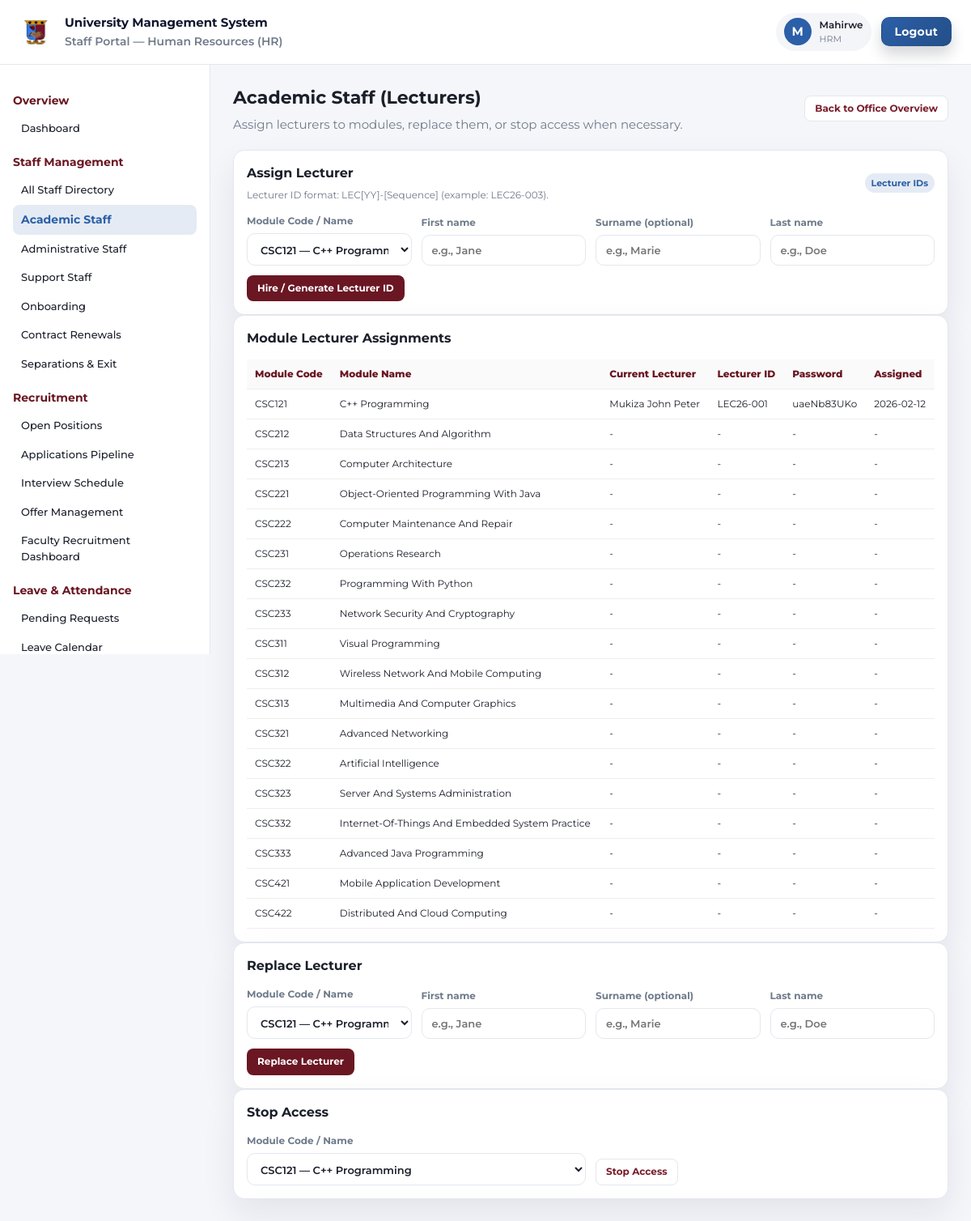
The page /dashboard/staff/HRM/academic-staff/ (signed in) on the database its author committed.
### dashboard/models.py (models this page shows, shortened)
class StaffProfile(models.Model):
    user = models.OneToOneField(
        settings.AUTH_USER_MODEL,
        on_delete=models.CASCADE,
        related_name="staffprofile",
    )
    staff_id = models.CharField(max_length=20, unique=True)
    office_code = models.CharField(max_length=3, choices=OFFICE_CHOICES)
    issue_year = models.PositiveIntegerField()
    sequence = models.PositiveIntegerField()
    first_name = models.CharField(max_length=100, blank=True, default="")
    surname = models.CharField(max_length=100, blank=True, default="")
    last_name = models.CharField(max_length=100, blank=True, default="")
    full_name = models.CharField(max_length=200)
    assigned_password = models.CharField(max_length=64, blank=True, default="")
    is_active = models.BooleanField(default=True)
    deactivated_at = models.DateTimeField(null=True, blank=True)
    created_at = models.DateTimeField(auto_now_add=True)
    class Meta:
        constraints = [
            models.UniqueConstraint(
                fields=["office_code", "issue_year", "sequence"],
                name="uniq_staff_sequence_per_office_year",
            )
        ]
        indexes = [
            models.Index(fields=["office_code", "issue_year"]),
        ]

class LecturerProfile(models.Model):
    user = models.OneToOneField(
        settings.AUTH_USER_MODEL,
        on_delete=models.CASCADE,
        related_name="lecturerprofile",
    )
    lecturer_id = models.CharField(max_length=20, unique=True)
    module_code = models.CharField(max_length=10, choices=MODULE_CHOICES)
    module_name = models.CharField(max_length=200)
    issue_year = models.PositiveIntegerField()
    sequence = models.PositiveIntegerField()
    first_name = models.CharField(max_length=100, blank=True, default="")
    surname = models.CharField(max_length=100, blank=True, default="")
    last_name = models.CharField(max_length=100, blank=True, default="")
    full_name = models.CharField(max_length=200)
    assigned_password = models.CharField(max_length=64, blank=True, default="")
    is_active = models.BooleanField(default=True)
    deactivated_at = models.DateTimeField(null=True, blank=True)
    created_at = models.DateTimeField(auto_now_add=True)
    class Meta:
        constraints = [
            models.UniqueConstraint(
                fields=["module_code", "issue_year", "sequence"],
                name="uniq_lecturer_sequence_per_module_year",
            )
        ]
        indexes = [
            models.Index(fields=["module_code", "issue_year"]),
        ]

### dashboard/views/staff.py (the view, shortened to what this page needs)
# urls.py: path('staff/<str:office_code>/<slug:module_slug>/', staff_office_module, name='staff_office_module'),
@login_required
def staff_office_module(request, office_code, module_slug):
    staff_profile, response = _require_staff_access(request, office_code)
    if response is not None:
        return response
    office_code = (office_code or "").strip().upper()
    office_map = dict(OFFICE_CHOICES)
    modules = _get_office_modules(office_code)
    module = next((m for m in modules if m["slug"] == module_slug), None)
    if module is None:
        raise Http404("Unknown module")
    if office_code == "HRM" and module_slug == "academic-staff":
        module_rows = []
        for code, label in MODULE_CHOICES:
            active_lecturer = _get_active_lecturer(code)
            module_rows.append(
                {
                    "code": code,
                    "name": label,
                    "lecturer": active_lecturer,
                }
            )
        return render(
            request,
            "dashboard/staff/hrm_academic_staff.html",
            {
                "current_page": f"staff.module.{module_slug}",
                "office_code": office_code,
                "office_label": office_map[office_code],
                "office_purpose": OFFICE_PURPOSE.get(office_code, ""),
                "office_modules": modules,
                "module": module,
                "module_rows": module_rows,
                "module_choices": MODULE_CHOICES,
                "lecturer_hire_result": request.session.pop("lecturer_hire_result", None),
                "lecturer_hire_error": request.session.pop("lecturer_hire_error", None),
                "lecturer_action": request.session.pop("lecturer_action", None),
                "staff_id": staff_profile.staff_id,
                "staff_name": staff_profile.full_name or request.user.first_name or request.user.username,
            },
        )

### dashboard/context_processors.py (called while the page is built)
def _portal_code_from_path(path: str) -> str:
    path = (path or "").lower()
    if path.startswith("/dashboard/student/") or path.startswith("/dashboard/applicant/"):
        return "student"
    if path.startswith("/dashboard/lecturer/"):
        return "lecturer"
    if path.startswith("/dashboard/staff/"):
        return "staff"
    if path.startswith("/dashboard/admin/"):
        return "admin"
    return ""

### dashboard/views/staff.py (called while the page is built)
def _is_staff(user):
    profile = getattr(user, "userprofile", None)
    return bool(profile and profile.role == "staff")

def _get_office_modules(office_code: str):
    office_code = (office_code or "").strip().upper()
    return OFFICE_MODULES.get(office_code, [])

def _get_active_lecturer(module_code: str):
    return (
        LecturerProfile.objects.select_related("user")
        .filter(module_code=module_code, is_active=True)
        .order_by("-created_at")
        .first()
    )

def _require_staff_access(request, office_code: str):
    if not _is_staff(request.user):
        return None, redirect("home")
    staff_profile = getattr(request.user, "staffprofile", None)
    if staff_profile is None:
        return None, redirect("home")
    if not staff_profile.is_active or not request.user.is_active:
        return None, redirect("home")
    office_code = (office_code or "").strip().upper()
    office_map = dict(OFFICE_CHOICES)
    if office_code not in office_map:
        raise Http404("Unknown office")
    if staff_profile.office_code != office_code:
        return staff_profile, redirect("staff_office_dashboard", office_code=staff_profile.office_code)
    return staff_profile, None

### dashboard/templates/dashboard/staff/hrm_academic_staff.html (shortened to what this page needs)
{% extends "dashboard/staff/base.html" %}
{% block main %}
  <section class="page-header">
    <div>
      <h1>Academic Staff (Lecturers)</h1>
      <p>Assign lecturers to modules, replace them, or stop access when necessary.</p>
    </div>
    <div class="quick-actions">
      <a class="ghost-btn" href="{% url 'staff_office_dashboard' office_code=office_code %}">Back to Office Overview</a>
    </div>
  </section>
  <section class="panel">
    <div class="panel-header">
      <div>
        <h2>Assign Lecturer</h2>
        <p class="panel-sub">Lecturer ID format: LEC[YY]-[Sequence] (example: LEC26-003).</p>
      </div>
      <span class="panel-pill">Lecturer IDs</span>
    </div>
    <form class="inline-form" method="post" action="{% url 'staff_office_module' office_code=office_code module_slug=module.slug %}">
      <div class="form-grid">
        <label class="form-field" for="module-code-hire">
          Module Code / Name
          <select class="input" id="module-code-hire" name="module_code" required>
            {% for code, name in module_choices %}
              <option value="{{ code }}">{{ code }} — {{ name }}</option>
            {% endfor %}
          </select>
        </label>
        <label class="form-field" for="first-name-hire">
          First name
          <input class="input" id="first-name-hire" type="text" name="first_name" placeholder="e.g., Jane" required>
        </label>
        <label class="form-field" for="surname-hire">
          Surname (optional)
          <input class="input" id="surname-hire" type="text" name="surname" placeholder="e.g., Marie">
        </label>
        <label class="form-field" for="last-name-hire">
          Last name
          <input class="input" id="last-name-hire" type="text" name="last_name" placeholder="e.g., Doe" required>
        </label>
        <button class="primary-btn form-action-btn" type="submit">Hire / Generate Lecturer ID</button>
      </div>
    </form>
  </section>
  <section class="panel">
    <div class="panel-header">
      <h2>Module Lecturer Assignments</h2>
    </div>
    <div class="table-wrap">
      <table class="dashboard-table">
        <thead>
          <tr>
            <th>Module Code</th>
            <th>Module Name</th>
            <th>Current Lecturer</th>
            <th>Lecturer ID</th>
            <th>Password</th>
            <th>Assigned</th>
          </tr>
        </thead>
        <tbody>
          {% for row in module_rows %}
            <tr>
              <td>{{ row.code }}</td>
              <td>{{ row.name }}</td>
              <td>{{ row.lecturer.full_name|default:"-" }}</td>
              <td>{{ row.lecturer.lecturer_id|default:"-" }}</td>
              <td>{{ row.lecturer.assigned_password|default:"-" }}</td>
              <td>{{ row.lecturer.created_at|date:"Y-m-d"|default:"-" }}</td>
            </tr>
          {% empty %}
            <tr>
              <td colspan="6">No module assignments found.</td>
            </tr>
          {% endfor %}
        </tbody>
      </table>
    </div>
  </section>
  <section class="panel">
    <div class="panel-header">
      <h2>Replace Lecturer</h2>
    </div>
    <form class="inline-form" method="post" action="{% url 'staff_office_module' office_code=office_code module_slug=module.slug %}">
      <div class="form-grid">
        <label class="form-field" for="module-code-replace">
          Module Code / Name
          <select class="input" id="module-code-replace" name="module_code" required>
            {% for code, name in module_choices %}
              <option value="{{ code }}">{{ code }} — {{ name }}</option>
            {% endfor %}
          </select>
        </label>
        <label class="form-field" for="first-name-replace">
          First name
          <input class="input" id="first-name-replace" type="text" name="first_name" placeholder="e.g., Jane" required>
        </label>
        <label class="form-field" for="surname-replace">
          Surname (optional)
          <input class="input" id="surname-replace" type="text" name="surname" placeholder="e.g., Marie">
        </label>
        <label class="form-field" for="last-name-replace">
          Last name
          <input class="input" id="last-name-replace" type="text" name="last_name" placeholder="e.g., Doe" required>
        </label>
        <button class="primary-btn form-action-btn" type="submit">Replace Lecturer</button>
      </div>
    </form>
  </section>
  <section class="panel">
    <div class="panel-header">
      <h2>Stop Access</h2>
    </div>
    <form class="inline-form" method="post" action="{% url 'staff_office_module' office_code=office_code module_slug=module.slug %}">
      <div class="form-grid">
        <label class="form-field" for="module-code-stop">
          Module Code / Name
          <select class="input" id="module-code-stop" name="module_code" required>
            {% for code, name in module_choices %}
              <option value="{{ code }}">{{ code }} — {{ name }}</option>
            {% endfor %}
          </select>
        </label>
        <button class="ghost-btn form-action-btn stop-access-btn" type="submit">Stop Access</button>
      </div>
    </form>
  </section>
{% endblock %}

### dashboard/templates/dashboard/staff/base.html (shortened to what this page needs)
{% load static %}
<!DOCTYPE html>
<html lang="en">
  <head>
    <link rel="stylesheet" href="{% static 'dashboard/staff.css' %}">
  </head>
  <body>
    <div class="student-shell">
      <header class="topbar">
        <div class="brand">
          <img class="brand-logo" src="{% static 'website/UoKlogo.png' %}" alt="University logo">
          <div>
            <p class="brand-title">University Management System</p>
            <p class="brand-sub">Staff Portal{% if office_label %} — {{ office_label }}{% endif %}</p>
          </div>
        </div>
        <div class="topbar-actions">
          <div class="user-pill">
            <div class="user-avatar">{{ user.first_name|default:user.username|slice:":1" }}</div>
            <div>
              <p class="user-name">{{ user.first_name|default:user.username }}</p>
              <p class="user-role">{{ office_code|default:"Staff" }}</p>
            </div>
          </div>
          <form class="logout-form" method="post" action="{% url 'logout' %}">
            <button class="logout-btn" type="submit">Logout</button>
          </form>
        </div>
      </header>
      <aside class="sidebar">
        <nav class="nav">
          {% if office_code == "HRM" %}
            <div class="nav-group">
              <p class="nav-label">Overview</p>
              <a class="nav-link {% if current_page == 'staff.overview' %}active{% endif %}" href="{% url 'staff_office_dashboard' office_code=office_code %}">Dashboard</a>
            </div>
            <div class="nav-group">
              <p class="nav-label">Staff Management</p>
              <a class="nav-link" href="#">All Staff Directory</a>
              <a class="nav-link {% if current_page == 'staff.module.academic-staff' %}active{% endif %}" href="{% url 'staff_office_module' office_code=office_code module_slug='academic-staff' %}">Academic Staff</a>
              <a class="nav-link" href="#">Administrative Staff</a>
              <a class="nav-link" href="#">Support Staff</a>
              <a class="nav-link" href="#">Onboarding</a>
              <a class="nav-link" href="#">Contract Renewals</a>
              <a class="nav-link" href="#">Separations &amp; Exit</a>
            </div>
            <div class="nav-group">
              <p class="nav-label">Recruitment</p>
              <a class="nav-link" href="#">Open Positions</a>
              <a class="nav-link" href="#">Applications Pipeline</a>
              <a class="nav-link" href="#">Interview Schedule</a>
              <a class="nav-link" href="#">Offer Management </a>
              <a class="nav-link" href="#">Faculty Recruitment Dashboard</a>
            </div>
            <div class="nav-group">
              <p class="nav-label">Leave &amp; Attendance</p>
              <a class="nav-link" href="#">Pending Requests</a>
              <a class="nav-link" href="#">Leave Calendar</a>
            </div>
          {% endif %}
        </nav>
      </aside>
      <main class="main">
        {% block main %}{% endblock %}
      </main>
    </div>
  </body>
</html>

### rows shown on the page
StaffProfile: office_code "HRM"
LecturerProfile: code "CSC121", name "C++ Programming", lecturer.full_name "Mukiza John Peter", lecturer.lecturer_id "LEC26-001", lecturer.assigned_password "uaeNb83UKo", lecturer.created_at "2026-02-12"

### other values the page prints
{{ office_label }} "Human Resources (HR)"
{{ user.first_name|default:user.username|slice:":1" }} "M"
{{ user.first_name|default:user.username }} "Mahirwe"
{{ row.code }} "CSC212" "CSC213" "CSC221" "CSC222" "CSC231" "CSC232" "CSC233" "CSC311" "CSC312" "CSC313" "CSC321" "CSC322" "CSC323" "CSC332" "CSC333" "CSC421" "CSC422"
{{ row.name }} "Data Structures And Algorithm" "Computer Architecture" "Object-Oriented Programming With Java" "Computer Maintenance And Repair" "Operations Research" "Programming With Python" "Network Security And Cryptography" "Visual Programming" "Wireless Network And Mobile Computing" "Multimedia And Computer Graphics" "Advanced Networking" "Artificial Intelligence" "Server And Systems Administration" "Internet-Of-Things And Embedded System Practice" "Advanced Java Programming" "Mobile Application Development" "Distributed And Cloud Computing"
{{ row.lecturer.full_name|default:"-" }} "-" "-" "-" "-" "-" "-" "-" "-" "-" "-" "-" "-" "-" "-" "-" "-" "-"
{{ row.lecturer.lecturer_id|default:"-" }} "-" "-" "-" "-" "-" "-" "-" "-" "-" "-" "-" "-" "-" "-" "-" "-" "-"
{{ row.lecturer.assigned_password|default:"-" }} "-" "-" "-" "-" "-" "-" "-" "-" "-" "-" "-" "-" "-" "-" "-" "-" "-"
{{ row.lecturer.created_at|date:"Y-m-d"|default:"-" }} "-" "-" "-" "-" "-" "-" "-" "-" "-" "-" "-" "-" "-" "-" "-" "-" "-"
form field module_code "CSC121 — C++ Programming"
